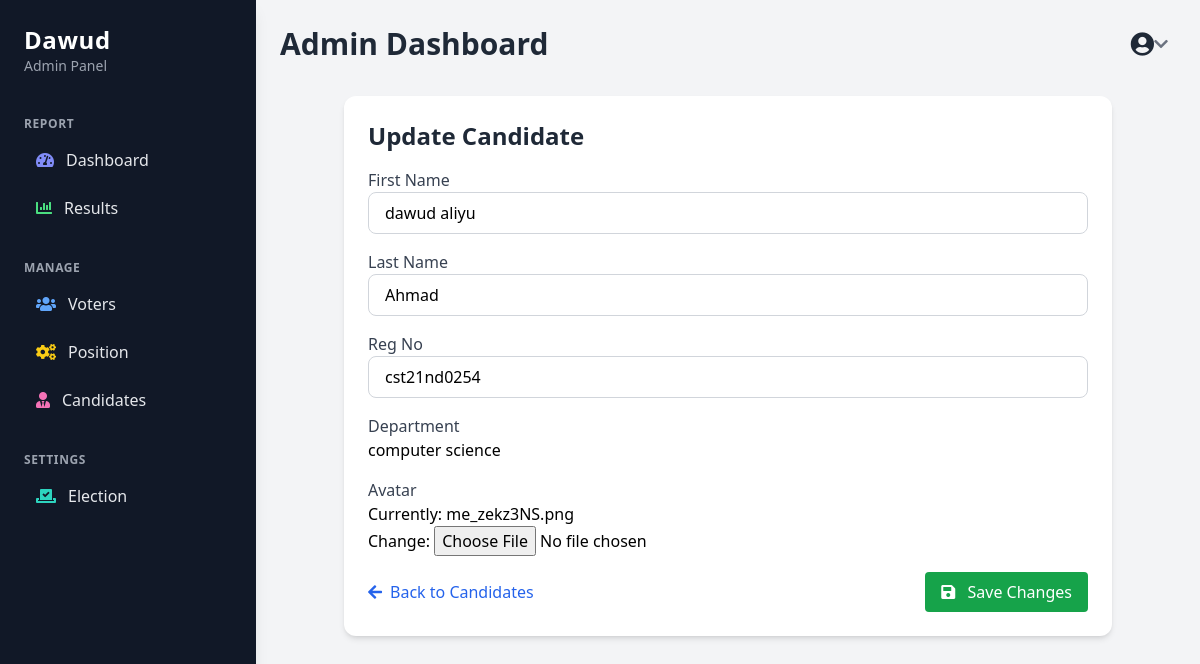
Screenshot of /update-candidate/1/ (signed in) with the database file from the repository.
### maaun/models.py (models this page shows, shortened)
class Candidate(models.Model):
    first_name = models.CharField(max_length=255)
    last_name = models.CharField(max_length=255)
    department = models.CharField(max_length=255)
    reg_no = models.CharField(max_length=15, unique=True)
    position = models.ForeignKey('Position', on_delete=models.CASCADE, related_name="candidates")
    avater = models.ImageField(null= True, default="avater.png")
    created = models.DateTimeField(auto_now_add=True)

### maaun/views.py (the view)
# urls.py: path('update-candidate/<int:pk>/', views.update_candidate, name='update-candidate'),
@login_required(login_url='my-login')
def update_candidate(request, pk):
    candidate = get_object_or_404(Candidate, pk=pk)
    if request.method == 'POST':
        form = updteCandidateForm (request.POST, request.FILES, instance=candidate)
        if form.is_valid():
            form.save()
            return redirect('candidate')
    else:
        form = updteCandidateForm (instance=candidate)
    context = {'form': form}
    return render(request, 'maaun/update-candidate.html', context)

### maaun/forms.py
class updteCandidateForm(forms.ModelForm):
    class Meta:
        model = Candidate
        fields = ['first_name', 'last_name', 'department', 'reg_no',  'avater']

### maaun/templates/maaun/update-candidate.html (shortened to what this page needs)
{% load static %}
<!DOCTYPE html>
<html lang="en">
<head>
    <script src="https://cdn.tailwindcss.com"></script>
    <link href="https://cdnjs.cloudflare.com/ajax/libs/font-awesome/6.0.0-beta3/css/all.min.css" rel="stylesheet">
</head>
<body class="bg-gray-100 h-screen flex">
    {% include 'maaun/board-sidebar.html' %}
    <div class="flex-1 ml-64 p-6 overflow-auto">
        {% include 'maaun/board-navbar.html' %}
        <div class="max-w-3xl mx-auto bg-white rounded-xl shadow-md overflow-hidden p-6">
            <h2 class="text-2xl font-bold mb-4 text-gray-800">Update Candidate</h2>
            <form method="POST" enctype="multipart/form-data" class="space-y-4">
    <div>
        <label for="id_first_name" class="block font-medium text-gray-700">First Name</label>
        <input type="text" name="first_name" id="id_first_name" value="{{ form.first_name.value|default:'' }}"
            class="w-full px-4 py-2 border border-gray-300 rounded-lg focus:outline-none focus:ring-2 focus:ring-blue-500">
    </div>
    <div>
        <label for="id_last_name" class="block font-medium text-gray-700">Last Name</label>
        <input type="text" name="last_name" id="id_last_name" value="{{ form.last_name.value|default:'' }}"
            class="w-full px-4 py-2 border border-gray-300 rounded-lg focus:outline-none focus:ring-2 focus:ring-blue-500">
    </div>
    <div>
        <label for="id_reg_no" class="block font-medium text-gray-700">Reg No</label>
        <input type="text" name="reg_no" id="id_reg_no" value="{{ form.reg_no.value|default:'' }}"
            class="w-full px-4 py-2 border border-gray-300 rounded-lg focus:outline-none focus:ring-2 focus:ring-blue-500">
    </div>
    <div>
        <label for="id_department" class="block font-medium text-gray-700">Department</label>
        {{ form.department }}
    </div>
    <div>
        <label for="id_avater" class="block font-medium text-gray-700">Avatar</label>
        {{ form.avater }}
    </div>
    <div class="flex justify-between justify-end">
    <a href="{% url 'candidate' %}" class="inline-flex items-center text-blue-600 hover:underline">
        <i class="fas fa-arrow-left mr-2"></i> Back to Candidates
    </a>
    <button type="submit" class="px-4 py-2 bg-green-600 text-white rounded hover:bg-green-700">
        <i class="fas fa-save mr-2"></i> Save Changes
    </button>
</div>
</form>
        </div>
    </div>
</body>
</html>

### maaun/templates/maaun/board-sidebar.html (shortened to what this page needs)
<div class="w-64 bg-gray-900 text-gray-200 h-screen p-6 fixed left-0 top-0 overflow-y-auto shadow-lg">
    <div class="mb-10">
        <h2 class="text-2xl font-bold tracking-wide text-white">
            {{ request.user.username|title }}
        </h2>
        <p class="text-sm text-gray-400">Admin Panel</p>
    </div>
    <nav class="space-y-8">
        <div>
            <h4 class="text-gray-400 uppercase text-xs font-semibold mb-2 tracking-wider">Report</h4>
            <ul class="space-y-2">
                <li>
                    <a href="{% url 'dashboard' %}" class="flex items-center hover:bg-gray-700 px-3 py-2 rounded transition">
                        <i class="fas fa-tachometer-alt mr-3 text-indigo-400"></i> Dashboard
                    </a>
                </li>
                <li>
                    <a href="{% url 'final-result' %}" class="flex items-center hover:bg-gray-700 px-3 py-2 rounded transition">
                        <i class="fas fa-chart-bar mr-3 text-green-400"></i> Results
                    </a>
                </li>
            </ul>
        </div>
        <div>
            <h4 class="text-gray-400 uppercase text-xs font-semibold mb-2 tracking-wider">Manage</h4>
            <ul class="space-y-2">
                <li>
                    <a href="{% url 'voter' %}" class="flex items-center hover:bg-gray-700 px-3 py-2 rounded transition">
                        <i class="fas fa-users mr-3 text-blue-400"></i> Voters
                    </a>
                </li>
                <li>
                    <a href="{% url 'position' %}" class="flex items-center hover:bg-gray-700 px-3 py-2 rounded transition">
                        <i class="fas fa-cogs mr-3 text-yellow-400"></i> Position
                    </a>
                </li>
                <li>
                    <a href="{% url 'candidate' %}" class="flex items-center hover:bg-gray-700 px-3 py-2 rounded transition">
                        <i class="fas fa-user-tie mr-3 text-pink-400"></i> Candidates
                    </a>
                </li>
            </ul>
        </div>
        <div>
            <h4 class="text-gray-400 uppercase text-xs font-semibold mb-2 tracking-wider">Settings</h4>
            <ul class="space-y-2">
                <li>
                    <a href="{% url 'election' %}" class="flex items-center hover:bg-gray-700 px-3 py-2 rounded transition">
                        <i class="fas fa-vote-yea mr-3 text-teal-400"></i> Election
                    </a>
                </li>
            </ul>
        </div>
    </nav>
</div>

### rows the page displays
Candidate: first_name "dawud aliyu", last_name "Ahmad", reg_no "cst21nd0254", department "computer science"

### other values shown
{{ request.user.username|title }} "Dawud"
